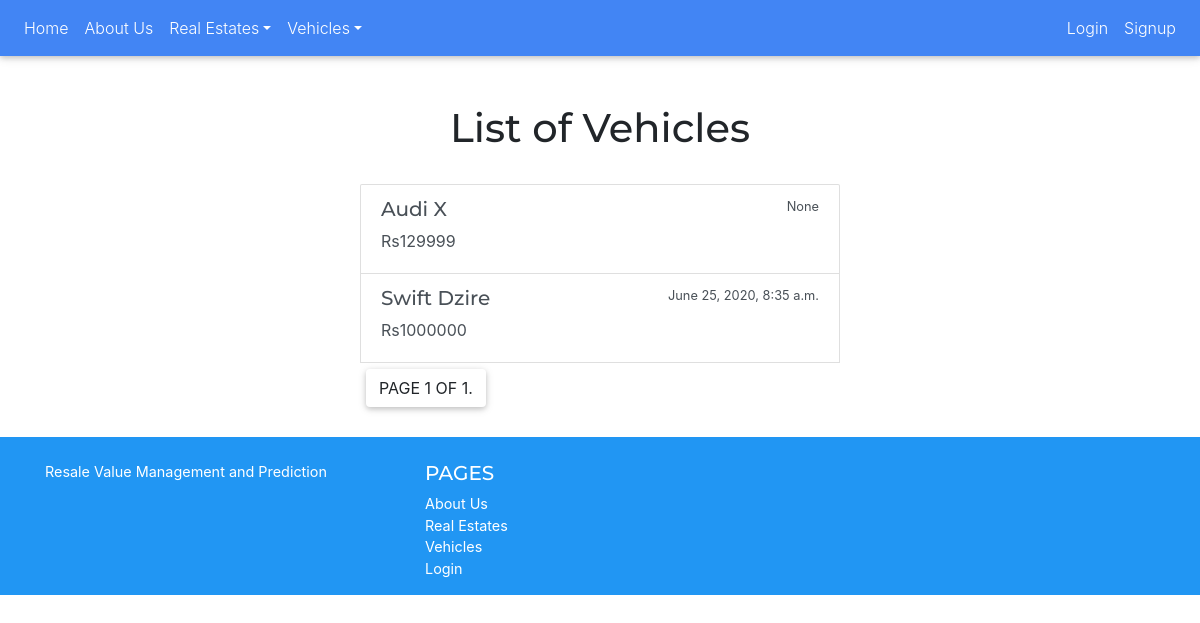
Before: /vehicles/ with the older database file.
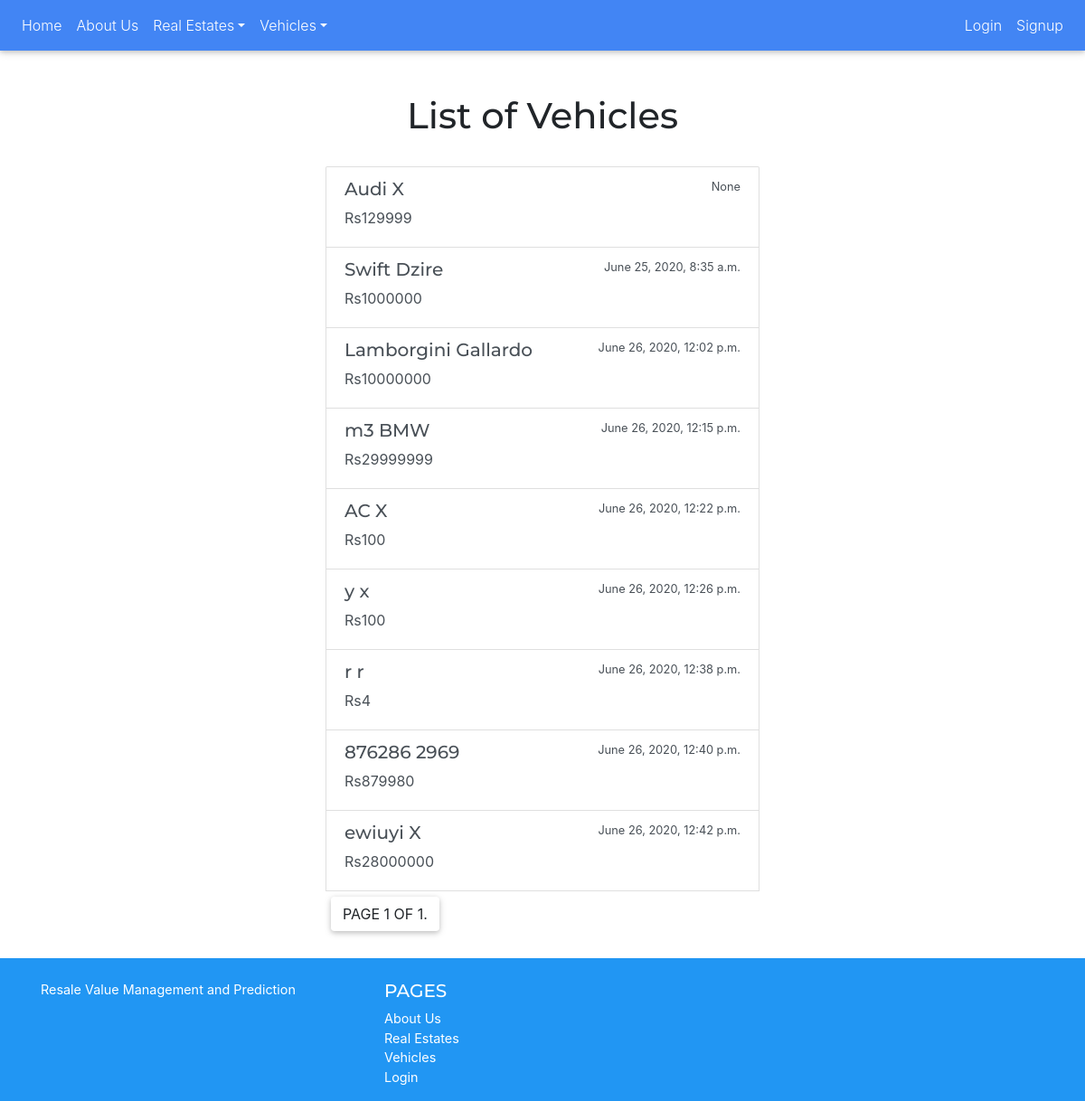
After: the same page with the newer database file.
### SellerUI/models.py (models this page shows, shortened)
class Vehicle(models.Model):
    fueltanktypes = (
        ('P', 'PETROL'),
        ('D', 'DIESEL'),
        ('C', 'CNG'))
    seller = models.ForeignKey('BrokerUI.Profile', on_delete = models.CASCADE)
    Vmodel = models.CharField(max_length = 50)
    make = models.CharField(max_length = 20)
    desc = models.TextField()
    mileage = models.IntegerField()
    year = models.IntegerField()
    fueltank = models.CharField(max_length = 1, choices = fueltanktypes)
    price = models.IntegerField(blank = True)
    created_date = models.DateTimeField(default = timezone.now)
    published_date = models.DateTimeField(blank = True, null = True)
    photo = models.ImageField(upload_to = 'vehicle_image', blank = True)
    bought = models.BooleanField(default=False)

### SellerUI/views.py (the view)
# urls.py: path('vehicles/', VehicleListView.as_view(), name = 'vehicle_list'), #Whenever customer wants to view all published vehicles
class VehicleListView(ListView):
    model = Vehicle
    paginate_by=10

### SellerUI/templates/SellerUI/vehicle_list.html (shortened to what this page needs)
{% extends 'SellerUI/base.html' %}
{% load static %}
{% block bodyblock %}
    <h1 style = 'text-align:center;'>List of Vehicles</h1>
    <div class="list-group" style="margin-left:30%; margin-right:30%;">
    {% for vehicle in vehicle_list%}
      <a href="{% url 'vehicle_detail' pk=vehicle.pk%}" class="list-group-item list-group-item-action flex-column align-items-start">
        <div class="d-flex w-100 justify-content-between">
          <h5 class="mb-2 h5">{{vehicle.make}} {{vehicle.Vmodel}}</h5>
          <small>{{vehicle.published_date}}</small>
        </div>
        <p class="mb-2">Rs{{vehicle.price}}</p>
      </a>
      {% empty%}
          <h5 class='font-color'>No vehicles registered yet</h5>
      {% endfor %}
        <div class="pagination centre-align">
            <span class="step-links centre-align">
                <span class="btn btn-page bigger-font">
                    Page {{ page_obj.number }} of {{ page_obj.paginator.num_pages }}.
                </span>
            </span>
        </div>
    </div>
{% endblock %}

### SellerUI/templates/SellerUI/base.html (shortened to what this page needs)
{% load static %}
<!DOCTYPE html>
<html lang="en">
    <head>
        <link href="{% static 'css/styles.css' %}" rel="stylesheet" />
        <link rel="stylesheet" href="https://use.fontawesome.com/releases/v5.11.2/css/all.css">
        <link rel="stylesheet" href="{% static 'css/mdb.min.css' %}">
        <link rel="stylesheet" href="{% static 'css/master.css' %} ">
        <link rel="stylesheet" href="https://stackpath.bootstrapcdn.com/bootstrap/4.4.1/css/bootstrap.min.css">
        <link rel="stylesheet" href="https://stackpath.bootstrapcdn.com/bootstrap/4.5.0/css/bootstrap.min.css">
    </head>
    <body id="page-top">
        <nav class="navbar navbar-expand-lg  navbar-dark primary-color">
            <div class="collapse navbar-collapse fixed top" id="navbarSupportedContent">
                <ul class="navbar-nav mr-auto">
                    <li class="nav-item" >
                        <a class="nav-link" href="{% url 'home' %}">Home<span class="sr-only">(current)</span></a>
                    </li>
                    <li class="nav-item">
                        <a class="nav-link" href="{% url 'about' %}">About Us <span class="sr-only">(current)</span></a>
                    </li>
                    <li class="nav-item dropdown">
                        <a class="nav-link dropdown-toggle" id="navbarDropdownMenuLink" data-toggle="dropdown"
                          aria-haspopup="true" aria-expanded="false">Real Estates</a>
                    </li>
                    <li class="nav-item dropdown">
                        <a class="nav-link dropdown-toggle" id="navbarDropdownMenuLink" data-toggle="dropdown"
                          aria-haspopup="true" aria-expanded="false">Vehicles</a>
                    </li>
                </ul>
                <div class="contact">
                    <ul class="navbar-nav mr-auto my-2 my-lg-0">
                        {% if user.is_authenticated%}
                        <li class="nav-item">
                            <a class="nav-link disabled" href="#"> Welcome {{user.first_name}} <span class="sr-only">(current)</span></a>
                        </li>
                        <li class = 'nav-item'>
                            <a class="nav-link" href="{% url 'logout' %}"> Logout <span class="sr-only">(current)</span></a>
                        </li>
                        {% else %}
                        <li class="nav-item">
                            <a class="nav-link" href="{% url 'login' %}"> Login <span class="sr-only">(current)</span></a>
                        </li>
                        <li class="nav-item">
                            <a class="nav-link" href="{% url 'new_user' %}"> Signup <span class="sr-only">(current)</span></a>
                        </li>
                        {% endif%}
                    </ul>
                </div>
            </div>
        </nav>
        {% block bodyblock %}
        {% endblock %}
        <footer class="page-footer font-small blue pt-4">
            <div class="container text-center text-md-left">
                <div class="row">
                    <div class="col-md-4 mt-md-0 mt-3">
                        <p>Resale Value Management and Prediction</p>
                    </div>
                    <div class="col-md-2 mb-md-0 mb-3">
                        <h5 class="text-uppercase">Pages</h5>
                        <ul class="list-unstyled">
                            <li>
                                <a href="aboutus.html" target="_blank" rel="noreferrer">About Us</a>
                            </li>
                            <li>
                                <a href="achievements.html" target="_blank" rel="noreferrer">Real Estates</a>
                            </li>
                            <li>
                                <a href="thoughts.html" target="_blank" rel="noreferrer">Vehicles</a>
                            </li>
                            <li>
                                <a href="projects.html" target="_blank" rel="noreferrer">Login</a>
                            </li>
                        </ul>
                    </div>
                </div>
            </div>
        </footer>
    </body>
</html>

### static/css/master.css (style rules this page uses)
body { background-color:#e9ecef; overflow-y: scroll; overflow-x: hidden; }

Changed rows visible on the page:
added Vehicle: make "Lamborgini", Vmodel "Gallardo", published_date "June 26, 2020, 12:02 p.m.", price "10000000"
added Vehicle: make "m3", Vmodel "BMW", published_date "June 26, 2020, 12:15 p.m.", price "29999999"
added Vehicle: make "AC", Vmodel "X", published_date "June 26, 2020, 12:22 p.m.", price "100"
added Vehicle: make "y", Vmodel "x", published_date "June 26, 2020, 12:26 p.m.", price "100"
added Vehicle: make "r", Vmodel "r", published_date "June 26, 2020, 12:38 p.m.", price "4"
added Vehicle: make "876286", Vmodel "2969", published_date "June 26, 2020, 12:40 p.m.", price "879980"
added Vehicle: make "ewiuyi", Vmodel "X", published_date "June 26, 2020, 12:42 p.m.", price "28000000"
